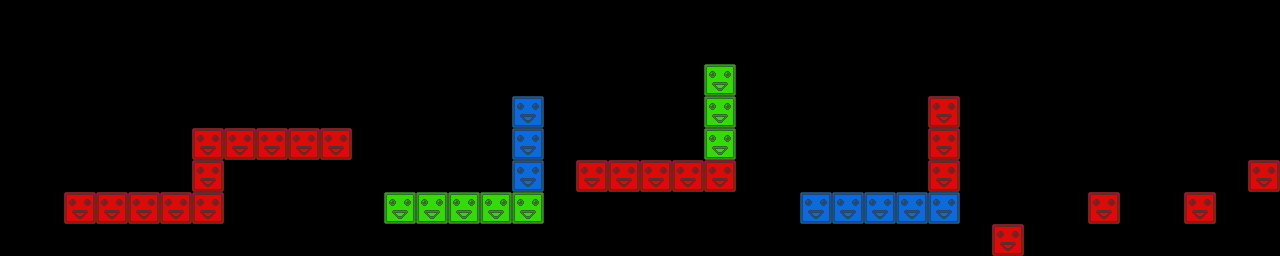

Tiled map render using the project's own tile images. Description and the map definition, with tile-layer contents summarised, below:
An orthogonal 40x8 tile map with 32x32 px tiles, 3 tile layers (red, green, blue) and 12 objects.

<map version="1.0" orientation="orthogonal" renderorder="right-down" width="40" height="8" tilewidth="32" tileheight="32">
 <tileset firstgid="1" name="blocks" tilewidth="32" tileheight="32">
  <image source="blocks.png" width="96" height="32" />
 </tileset>
 <layer name="red" width="40" height="8">
  <data>[320 cells, 23 non-empty, 1 distinct tile ids]</data>
 </layer>
 <layer name="green" width="40" height="8">
  <data>[320 cells, 8 non-empty, 1 distinct tile ids]</data>
 </layer>
 <layer name="blue" width="40" height="8">
  <data>[320 cells, 8 non-empty, 1 distinct tile ids]</data>
 </layer>
 <objectgroup name="crystals">
  <object x="134" y="169">
   <ellipse />
  </object>
  <object x="420" y="143">
   <ellipse />
  </object>
  <object x="638" y="120">
   <ellipse />
  </object>
  <object x="850" y="149">
   <ellipse />
  </object>
  <object x="1104" y="175">
   <ellipse />
  </object>
  <object x="1193" y="158">
   <ellipse />
  </object>
  <object x="1265" y="135">
   <ellipse />
  </object>
  <object x="311" y="106">
   <ellipse />
  </object>
 </objectgroup>
 <objectgroup name="spikes">
  <object x="237" y="106">
   <ellipse />
  </object>
  <object x="463" y="176">
   <ellipse />
  </object>
  <object x="783" y="147">
   <ellipse />
  </object>
  <object x="1059" y="160">
   <ellipse />
  </object>
 </objectgroup>
</map>
